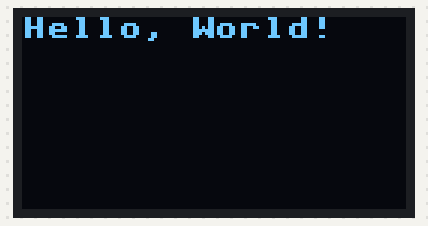
Simulated run of this program. Board: ESP32 board running MicroPython. Parts: 128×64 one-colour display. Library files of the repository ran but are not shown: ssd1306.py. At 2.0 s the program stops and its outputs stay as they are.

Above: at 2.0 s.

The program:

gy-511-oledtest.py
```python
# ssd1306 oled display test
from machine import Pin, SoftI2C
import ssd1306

# using default address 0x3C
i2c = SoftI2C(scl=Pin(22), sda=Pin(21), freq=10000)

display = ssd1306.SSD1306_I2C(128, 64, i2c)

display.text('Hello, World!', 0, 0, 1)
display.show()
```
